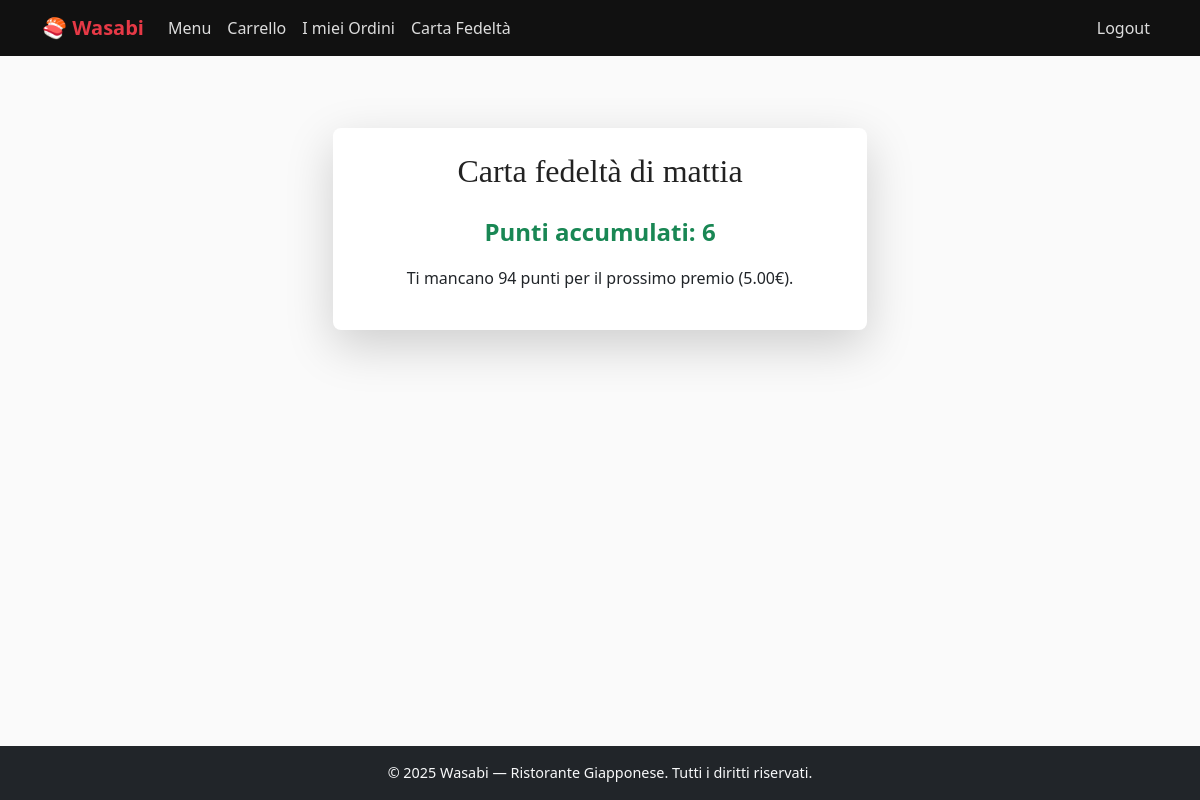
The page /takeaway/carta_fedelta/ (signed in) on the database as committed earlier.
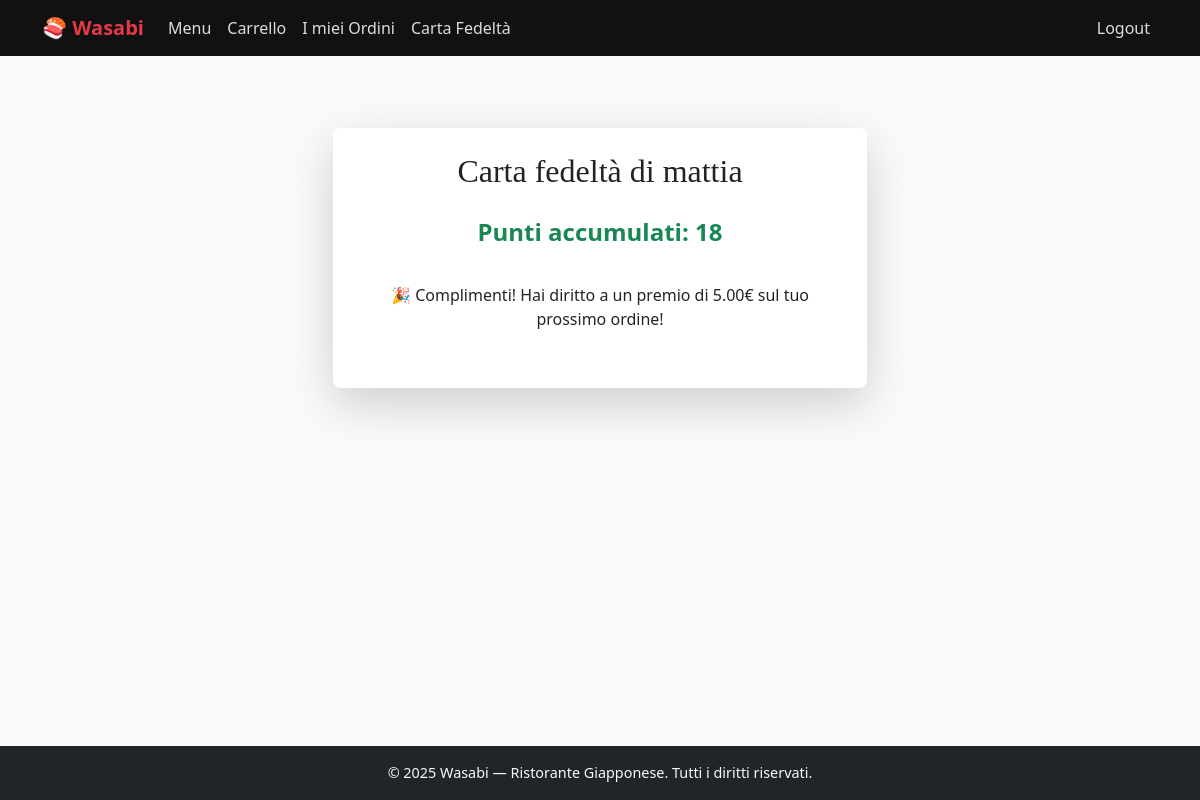
The same page on the database as committed later.
### takeaway/models.py (models this page shows, shortened)
class CartaFedelta(models.Model):
    cliente = models.OneToOneField(User, on_delete=models.CASCADE, related_name="carta_fedelta")
    punti = models.PositiveIntegerField(default=0)

class SogliaSconto(models.Model):
    punti_richiesti = models.PositiveIntegerField(default=100)
    valore_buono = models.DecimalField(max_digits=6, decimal_places=2, default=5)

### takeaway/views.py (the view)
# urls.py: path('carta_fedelta/', visualizza_carta_fedelta, name='carta_fedelta'),
@user_passes_test(clienti_group)
def visualizza_carta_fedelta(request):
    carta_fedelta, created = CartaFedelta.objects.get_or_create(cliente=request.user)
    soglia_sconto = SogliaSconto.objects.first()
    punti_rimanenti = soglia_sconto.punti_richiesti - carta_fedelta.punti
    return render(request, "takeaway/carta_fedelta/carta_fedelta_detail.html", {"carta_fedelta": carta_fedelta,
                                                                                "soglia_sconto": soglia_sconto, "punti_rimanenti": punti_rimanenti})

### takeaway/views.py (called while the page is built)
def clienti_group(user):
    return user.groups.filter(name='Clienti').exists()

### takeaway/templates/takeaway/carta_fedelta/carta_fedelta_detail.html (shortened to what this page needs)
{% extends "base.html" %}
{% block content %}
<div class="container py-5">
  <div class="row justify-content-center align-items-center">
    <div class="col-md-6">
      <div class="card shadow-lg border-0 rounded-3 card h-100 d-flex justify-content-center align-items-center">
        <div class="card-body text-center p-4">
          <h2 class="mb-3">Carta fedeltà di {{ request.user.username }}</h2>
          <p class="fs-4 fw-bold text-success">
            Punti accumulati: {{ carta_fedelta.punti }}
          </p>
          {% if punti_rimanenti <= 0 %}
            <div class="alert mt-3">
              🎉 Complimenti! Hai diritto a un premio di {{ soglia_sconto.valore_buono }}€ sul tuo prossimo ordine!
            </div>
          {% else %}
            <p>
              Ti mancano {{ punti_rimanenti }} punti per il prossimo premio ({{ soglia_sconto.valore_buono }}€).
            </p>
          {% endif %}
        </div>
      </div>
    </div>
  </div>
</div>
{% endblock %}

Rows that differ between the two databases and show on the page:
changed CartaFedelta: punti "6" → "18"
Other text that changed with them:
{{ punti_rimanenti }}: "94" → (not shown)
text no longer shown: "Ti mancano punti per il prossimo premio ( €)."
text now shown: "🎉 Complimenti! Hai diritto a un premio di € sul tuo prossimo ordine!"
